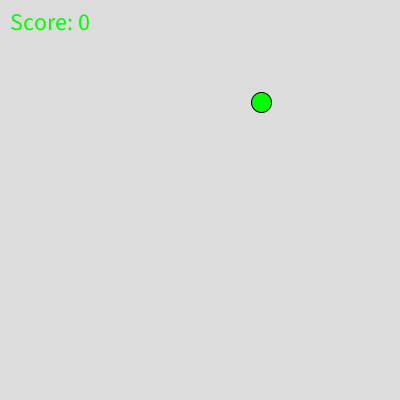
Frame 1 (no input)
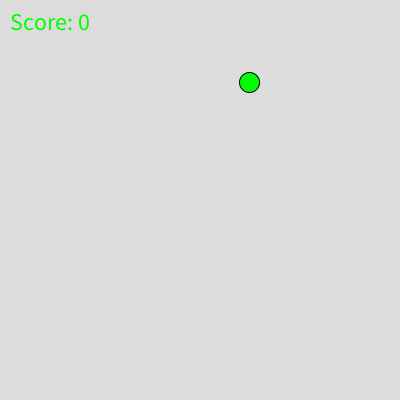
Frame 60 (the mouse pressed at the canvas centre just before this capture)
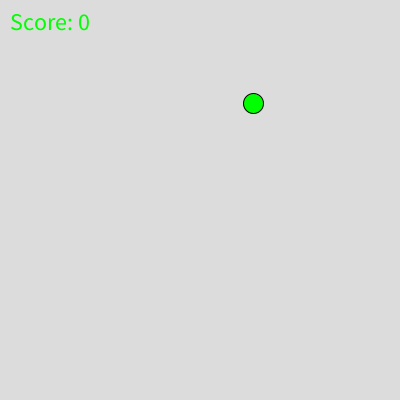
Frame 120 (the mouse held since frame 60 and released just before this capture)

The Processing sketch that drew these frames (run headless with seeded random() and noise(); from frame 60 on, the mouse is pressed at the canvas centre):

// Processing sketch: sketch_250114a
// ── sketch_250114a.pde
float dotX, dotY;
float dotSize = 20;
float speed = 3;
int score = 0;

void setup() {
  size(400, 400);
  newDot();
  textSize(24); 
}

void draw() {
  background(220);

  dotX += random(-speed, speed);
  dotY += random(-speed, speed);

  dotX = constrain(dotX, 0, width);
  dotY = constrain(dotY, 0, height);
  
  fill(0, 255, 0);

  ellipse(dotX, dotY, dotSize, dotSize);

  text("Score: " + score, 10, 30);
}

void mousePressed() {
  float distance = dist(mouseX, mouseY, dotX, dotY);
  if (distance < dotSize / 2) {
    score++;
    newDot();
  }
}

void newDot() {
  dotX = random(width);
  dotY = random(height);
}
